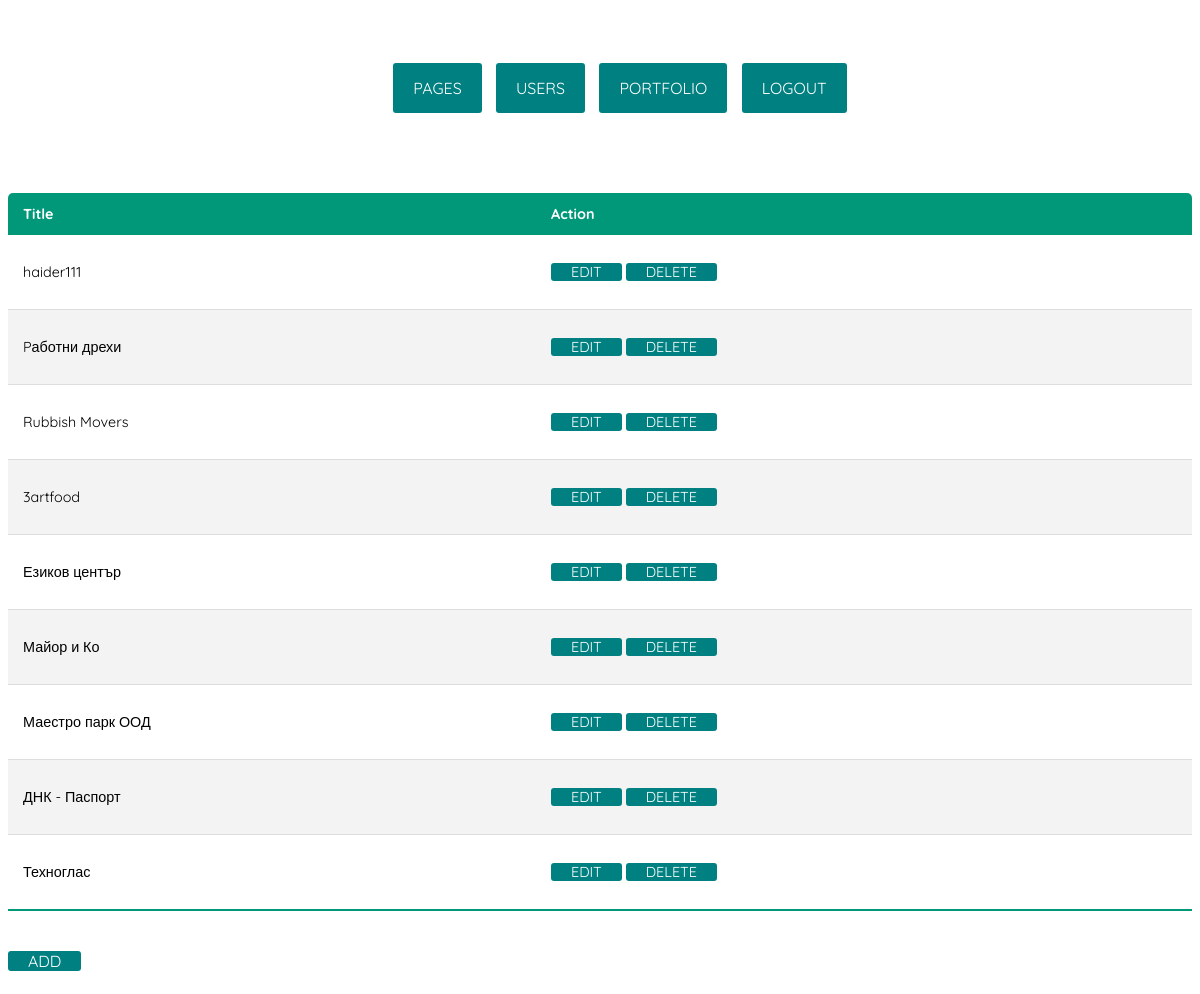
The app's page /admin/index-portfolio.php (signed in) with its own data.
### tables this page shows
CREATE TABLE `portfolio` (
  `id` int(10) UNSIGNED NOT NULL,
  `title` varchar(50) NOT NULL,
  `body` longtext NOT NULL,
  `image` varchar(255) DEFAULT NULL,
  `url` varchar(255) NOT NULL
);

### admin/index-portfolio.php (called while the page is built, shortened)
<?php
include '../includes/bootstrap.php';
include 'templates/header.php';
$query = "SELECT * FROM portfolio ORDER BY id DESC";
if ($stmt = $pdo->query($query)){
    $user = $stmt->fetchAll(pdo::FETCH_OBJ);
}
include 'templates/footer.php';
include 'templates/index-portfolio.php';

### admin/templates/index-portfolio.php (the view)
<table><thead><tr><th>Title</th><th>Action</th></tr></thead>
<?php foreach ($user as $users) { ?>
   <tr>
        <td> <?= $users->title ?></td>
        <td>
            <a href='editportfolio.php?id=<?= $users->id ?>'>edit</a>
            <a href='deleteportfolio.php?id=<?= $users->id ?>'>delete</a>
        </td>
    </tr>
<?php } ?>
</table>
<a href='addportfolio.php'>Add</a>

### admin/templates/menu.php (style rules this page uses)
body { background: #fff; }

### admin/indexcss.php (style rules this page uses)
* { font-family: 'Quicksand', sans-serif; }
table { border-collapse: collapse; margin: 25px 0; font-size: 0.9em; width: 100%; border-radius: 5px 5px 0 0; overflow: hidden; }
table thead tr { background-color: #009879; color: white; text-align: left; font-weight: bold; }
table th, table td { padding: 12px 15px; }
table tbody tr { border-bottom: 1px solid #dddddd; }
table tbody tr:nth-of-type(even) { background-color: #f3f3f3; }
table tbody tr:last-of-type { border-bottom: 2px solid #009879; }
a { display: inline; height: 50px; padding: 0 20px; background-color: teal; color: #fff; text-align: center; line-height: 50px; border-radius: 3px; text-transform: uppercase; transition: 300ms all; text-decoration: none; }

### records on screen
portfolio: title "haider111"
portfolio: title "Pаботни дрехи"
portfolio: title "Rubbish Movers"
portfolio: title "3artfood"
portfolio: title "Езиков център"
portfolio: title "Майор и Ко"
portfolio: title "Маестро парк ООД"
portfolio: title "ДНК - Паспорт"
portfolio: title "Техноглас"
